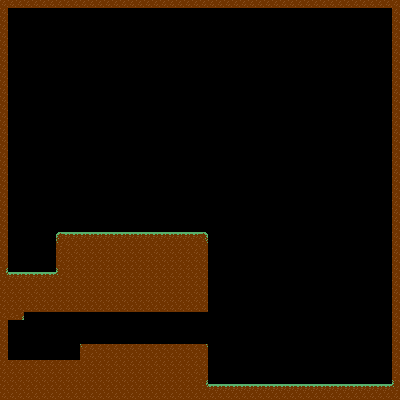

Below is a game level as drawn by its tile map, then a one-line description and the .tmx file that defines it, in full:
An orthogonal 50x50 tile map with 8x8 px tiles, 1 tile layer (Tile Layer 1).

<map version="1.0" orientation="orthogonal" renderorder="left-down" width="50" height="50" tilewidth="8" tileheight="8" nextobjectid="1">
 <tileset firstgid="1" name="environment" tilewidth="8" tileheight="8" tilecount="8">
  <image source="../visual/sprites/environment.png" width="32" height="16" />
 </tileset>
 <layer name="Tile Layer 1" width="50" height="50">
  <data encoding="csv">
2,2,2,2,2,2,2,2,2,2,2,2,2,2,2,2,2,2,2,2,2,2,2,2,2,2,2,2,2,2,2,2,2,2,2,2,2,2,2,2,2,2,2,2,2,2,2,2,2,2,
2,0,0,0,0,0,0,0,0,0,0,0,0,0,0,0,0,0,0,0,0,0,0,0,0,0,0,0,0,0,0,0,0,0,0,0,0,0,0,0,0,0,0,0,0,0,0,0,0,2,
2,0,0,0,0,0,0,0,0,0,0,0,0,0,0,0,0,0,0,0,0,0,0,0,0,0,0,0,0,0,0,0,0,0,0,0,0,0,0,0,0,0,0,0,0,0,0,0,0,2,
2,0,0,0,0,0,0,0,0,0,0,0,0,0,0,0,0,0,0,0,0,0,0,0,0,0,0,0,0,0,0,0,0,0,0,0,0,0,0,0,0,0,0,0,0,0,0,0,0,2,
2,0,0,0,0,0,0,0,0,0,0,0,0,0,0,0,0,0,0,0,0,0,0,0,0,0,0,0,0,0,0,0,0,0,0,0,0,0,0,0,0,0,0,0,0,0,0,0,0,2,
2,0,0,0,0,0,0,0,0,0,0,0,0,0,0,0,0,0,0,0,0,0,0,0,0,0,0,0,0,0,0,0,0,0,0,0,0,0,0,0,0,0,0,0,0,0,0,0,0,2,
2,0,0,0,0,0,0,0,0,0,0,0,0,0,0,0,0,0,0,0,0,0,0,0,0,0,0,0,0,0,0,0,0,0,0,0,0,0,0,0,0,0,0,0,0,0,0,0,0,2,
2,0,0,0,0,0,0,0,0,0,0,0,0,0,0,0,0,0,0,0,0,0,0,0,0,0,0,0,0,0,0,0,0,0,0,0,0,0,0,0,0,0,0,0,0,0,0,0,0,2,
2,0,0,0,0,0,0,0,0,0,0,0,0,0,0,0,0,0,0,0,0,0,0,0,0,0,0,0,0,0,0,0,0,0,0,0,0,0,0,0,0,0,0,0,0,0,0,0,0,2,
2,0,0,0,0,0,0,0,0,0,0,0,0,0,0,0,0,0,0,0,0,0,0,0,0,0,0,0,0,0,0,0,0,0,0,0,0,0,0,0,0,0,0,0,0,0,0,0,0,2,
2,0,0,0,0,0,0,0,0,0,0,0,0,0,0,0,0,0,0,0,0,0,0,0,0,0,0,0,0,0,0,0,0,0,0,0,0,0,0,0,0,0,0,0,0,0,0,0,0,2,
2,0,0,0,0,0,0,0,0,0,0,0,0,0,0,0,0,0,0,0,0,0,0,0,0,0,0,0,0,0,0,0,0,0,0,0,0,0,0,0,0,0,0,0,0,0,0,0,0,2,
2,0,0,0,0,0,0,0,0,0,0,0,0,0,0,0,0,0,0,0,0,0,0,0,0,0,0,0,0,0,0,0,0,0,0,0,0,0,0,0,0,0,0,0,0,0,0,0,0,2,
2,0,0,0,0,0,0,0,0,0,0,0,0,0,0,0,0,0,0,0,0,0,0,0,0,0,0,0,0,0,0,0,0,0,0,0,0,0,0,0,0,0,0,0,0,0,0,0,0,2,
2,0,0,0,0,0,0,0,0,0,0,0,0,0,0,0,0,0,0,0,0,0,0,0,0,0,0,0,0,0,0,0,0,0,0,0,0,0,0,0,0,0,0,0,0,0,0,0,0,2,
2,0,0,0,0,0,0,0,0,0,0,0,0,0,0,0,0,0,0,0,0,0,0,0,0,0,0,0,0,0,0,0,0,0,0,0,0,0,0,0,0,0,0,0,0,0,0,0,0,2,
2,0,0,0,0,0,0,0,0,0,0,0,0,0,0,0,0,0,0,0,0,0,0,0,0,0,0,0,0,0,0,0,0,0,0,0,0,0,0,0,0,0,0,0,0,0,0,0,0,2,
2,0,0,0,0,0,0,0,0,0,0,0,0,0,0,0,0,0,0,0,0,0,0,0,0,0,0,0,0,0,0,0,0,0,0,0,0,0,0,0,0,0,0,0,0,0,0,0,0,2,
2,0,0,0,0,0,0,0,0,0,0,0,0,0,0,0,0,0,0,0,0,0,0,0,0,0,0,0,0,0,0,0,0,0,0,0,0,0,0,0,0,0,0,0,0,0,0,0,0,2,
2,0,0,0,0,0,0,0,0,0,0,0,0,0,0,0,0,0,0,0,0,0,0,0,0,0,0,0,0,0,0,0,0,0,0,0,0,0,0,0,0,0,0,0,0,0,0,0,0,2,
2,0,0,0,0,0,0,0,0,0,0,0,0,0,0,0,0,0,0,0,0,0,0,0,0,0,0,0,0,0,0,0,0,0,0,0,0,0,0,0,0,0,0,0,0,0,0,0,0,2,
2,0,0,0,0,0,0,0,0,0,0,0,0,0,0,0,0,0,0,0,0,0,0,0,0,0,0,0,0,0,0,0,0,0,0,0,0,0,0,0,0,0,0,0,0,0,0,0,0,2,
2,0,0,0,0,0,0,0,0,0,0,0,0,0,0,0,0,0,0,0,0,0,0,0,0,0,0,0,0,0,0,0,0,0,0,0,0,0,0,0,0,0,0,0,0,0,0,0,0,2,
2,0,0,0,0,0,0,0,0,0,0,0,0,0,0,0,0,0,0,0,0,0,0,0,0,0,0,0,0,0,0,0,0,0,0,0,0,0,0,0,0,0,0,0,0,0,0,0,0,2,
2,0,0,0,0,0,0,0,0,0,0,0,0,0,0,0,0,0,0,0,0,0,0,0,0,0,0,0,0,0,0,0,0,0,0,0,0,0,0,0,0,0,0,0,0,0,0,0,0,2,
2,0,0,0,0,0,0,0,0,0,0,0,0,0,0,0,0,0,0,0,0,0,0,0,0,0,0,0,0,0,0,0,0,0,0,0,0,0,0,0,0,0,0,0,0,0,0,0,0,2,
2,0,0,0,0,0,0,0,0,0,0,0,0,0,0,0,0,0,0,0,0,0,0,0,0,0,0,0,0,0,0,0,0,0,0,0,0,0,0,0,0,0,0,0,0,0,0,0,0,2,
2,0,0,0,0,0,0,0,0,0,0,0,0,0,0,0,0,0,0,0,0,0,0,0,0,0,0,0,0,0,0,0,0,0,0,0,0,0,0,0,0,0,0,0,0,0,0,0,0,2,
2,0,0,0,0,0,0,0,0,0,0,0,0,0,0,0,0,0,0,0,0,0,0,0,0,0,0,0,0,0,0,0,0,0,0,0,0,0,0,0,0,0,0,0,0,0,0,0,0,2,
2,0,0,0,0,0,0,6,1,1,1,1,1,1,1,1,1,1,1,1,1,1,1,1,1,5,0,0,0,0,0,0,0,0,0,0,0,0,0,0,0,0,0,0,0,0,0,0,0,2,
2,0,0,0,0,0,0,3,2,2,2,2,2,2,2,2,2,2,2,2,2,2,2,2,2,4,0,0,0,0,0,0,0,0,0,0,0,0,0,0,0,0,0,0,0,0,0,0,0,2,
2,0,0,0,0,0,0,2,2,2,2,2,2,2,2,2,2,2,2,2,2,2,2,2,2,2,0,0,0,0,0,0,0,0,0,0,0,0,0,0,0,0,0,0,0,0,0,0,0,2,
2,0,0,0,0,0,0,2,2,2,2,2,2,2,2,2,2,2,2,2,2,2,2,2,2,2,0,0,0,0,0,0,0,0,0,0,0,0,0,0,0,0,0,0,0,0,0,0,0,2,
7,0,0,0,0,0,0,8,2,2,2,2,2,2,2,2,2,2,2,2,2,2,2,2,2,2,0,0,0,0,0,0,0,0,0,0,0,0,0,0,0,0,0,0,0,0,0,0,0,2,
4,1,1,1,1,1,1,3,2,2,2,2,2,2,2,2,2,2,2,2,2,2,2,2,2,2,0,0,0,0,0,0,0,0,0,0,0,0,0,0,0,0,0,0,0,0,0,0,0,2,
2,2,2,2,2,2,2,2,2,2,2,2,2,2,2,2,2,2,2,2,2,2,2,2,2,2,0,0,0,0,0,0,0,0,0,0,0,0,0,0,0,0,0,0,0,0,0,0,0,2,
2,2,2,2,2,2,2,2,2,2,2,2,2,2,2,2,2,2,2,2,2,2,2,2,2,2,0,0,0,0,0,0,0,0,0,0,0,0,0,0,0,0,0,0,0,0,0,0,0,2,
2,2,2,2,2,2,2,2,2,2,2,2,2,2,2,2,2,2,2,2,2,2,2,2,2,2,0,0,0,0,0,0,0,0,0,0,0,0,0,0,0,0,0,0,0,0,0,0,0,2,
2,2,2,2,2,2,2,2,2,2,2,2,2,2,2,2,2,2,2,2,2,2,2,2,2,2,0,0,0,0,0,0,0,0,0,0,0,0,0,0,0,0,0,0,0,0,0,0,0,2,
2,2,7,0,0,0,0,0,0,0,0,0,0,0,0,0,0,0,0,0,0,0,0,0,0,0,0,0,0,0,0,0,0,0,0,0,0,0,0,0,0,0,0,0,0,0,0,0,0,2,
2,0,0,0,0,0,0,0,0,0,0,0,0,0,0,0,0,0,0,0,0,0,0,0,0,0,0,0,0,0,0,0,0,0,0,0,0,0,0,0,0,0,0,0,0,0,0,0,0,2,
2,0,0,0,0,0,0,0,0,0,0,0,0,0,0,0,0,0,0,0,0,0,0,0,0,0,0,0,0,0,0,0,0,0,0,0,0,0,0,0,0,0,0,0,0,0,0,0,0,2,
2,0,0,0,0,0,0,0,0,0,0,0,0,0,0,0,0,0,0,0,0,0,0,0,0,0,0,0,0,0,0,0,0,0,0,0,0,0,0,0,0,0,0,0,0,0,0,0,0,2,
2,0,0,0,0,0,0,0,0,0,3,2,2,2,2,2,2,2,2,2,2,2,2,2,2,4,0,0,0,0,0,0,0,0,0,0,0,0,0,0,0,0,0,0,0,0,0,0,0,2,
2,0,0,0,0,0,0,0,0,0,2,2,2,2,2,2,2,2,2,2,2,2,2,2,2,2,0,0,0,0,0,0,0,0,0,0,0,0,0,0,0,0,0,0,0,0,0,0,0,2,
2,2,2,2,2,2,2,2,2,2,2,2,2,2,2,2,2,2,2,2,2,2,2,2,2,2,0,0,0,0,0,0,0,0,0,0,0,0,0,0,0,0,0,0,0,0,0,0,0,2,
2,2,2,2,2,2,2,2,2,2,2,2,2,2,2,2,2,2,2,2,2,2,2,2,2,2,0,0,0,0,0,0,0,0,0,0,0,0,0,0,0,0,0,0,0,0,0,0,0,2,
2,2,2,2,2,2,2,2,2,2,2,2,2,2,2,2,2,2,2,2,2,2,2,2,2,7,0,0,0,0,0,0,0,0,0,0,0,0,0,0,0,0,0,0,0,0,0,0,0,8,
2,2,2,2,2,2,2,2,2,2,2,2,2,2,2,2,2,2,2,2,2,2,2,2,2,4,1,1,1,1,1,1,1,1,1,1,1,1,1,1,1,1,1,1,1,1,1,1,1,3,
2,2,2,2,2,2,2,2,2,2,2,2,2,2,2,2,2,2,2,2,2,2,2,2,2,2,2,2,2,2,2,2,2,2,2,2,2,2,2,2,2,2,2,2,2,2,2,2,2,2
</data>
 </layer>
</map>